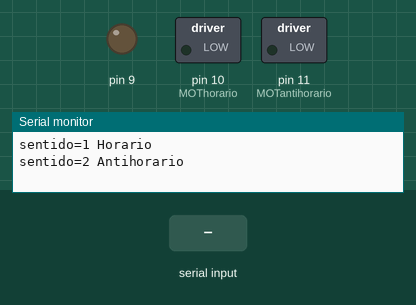
Simulated run of this sketch. Board: Arduino Uno, built with avr-gcc and run on an emulated ATmega328P. Parts: switched loads named in the sketch (green lamp = pin HIGH), output pins drawn as LEDs (lit = HIGH), the last lines printed to the serial monitor. The inputs (shaded band) are chosen by the test bench.

Above: at 1.2 s.
1.3 s: "90,45\n" received over Serial
At 2.98 s:
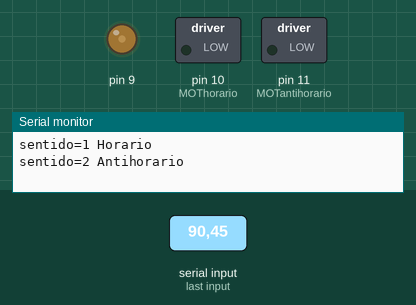
4.3 s: "1,90\n" received over Serial
At 5.1 s:
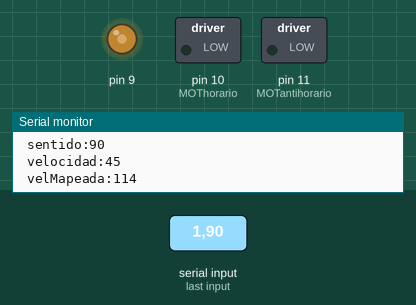
At 13.0 s:
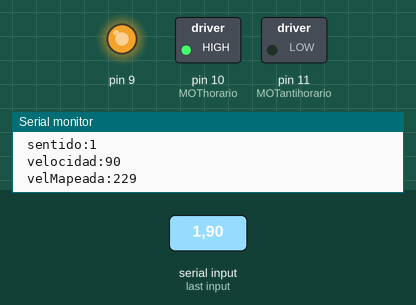
Timing chart, 0 to 14.5 s (numbered marks = the images above; inputs shaded):
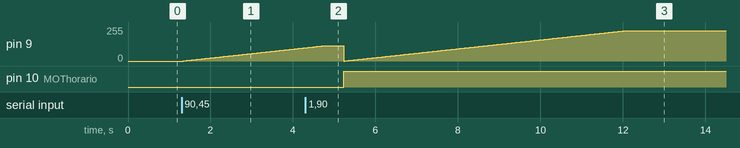

The sketch:

analogico_1_entrada_wire.ino
```cpp
/*girar el motor en el sentido y velocidad dada por consola (Posteriormente re recibiría ambos valores desde el rpi )*/
#include <Wire.h>
//motor
int pwm=9; //regular la velocidad en el motor
int MOThorario=10; //girar en sentido horario el motor
int MOTantihorario=11; //girar en sentido antihorario el motor


int sentido;
int velocidad;
int velMapeada;

void setup() {
  Wire.begin(0x8); //asignar dirección 8 y asociar como esclavo al arduino
  pinMode (pwm,OUTPUT);
  pinMode (MOThorario,OUTPUT);
  pinMode (MOTantihorario,OUTPUT);
  Serial.begin(9600);
  Serial.println("intruzca la sentido y la velocidad(separados por coma)  velocidad en procentaje");
  Serial.println("sentido=1 Horario");
  Serial.println("sentido=2 Antihorario");
//  Wire.onReceive(receiveEvent);
//  Wire.onRequest(requestEvent);
}

void loop() {
  delay(500);
  sentido = Serial.parseInt();
  velocidad = Serial.parseInt();
//inicia solo si se cargan datos
if (sentido>0 && velocidad>0) {
  switch (sentido) {
  case 1:
      girarHorario();
    break;
  case 2:
      girarAntiHorario();
    break;
}
//mapear la velocidad de 1-100 a 0-255
velMapeada= round((velocidad*255)/100);


  acelerar(pwm);
  }
Serial.print(" sentido:");
Serial.println(sentido);
Serial.print(" velocidad:");
Serial.println(velocidad);
Serial.print(" velMapeada:");
Serial.println(velMapeada);
//acelerar();
//girarHorario();
//girarAntiHorario();
//desacelerar();
}

void acelerar(int pwm0){
  for (int pwm = 0; pwm < velMapeada; pwm++){
     analogWrite(pwm0,pwm);
     delay(30);
  }
  }
void desacelerar(int pwm0){
  for (int pwm = 255; pwm > 0; pwm--){
     analogWrite(pwm0,pwm);
     delay(100);
  }
}
void girarHorario(){
  digitalWrite(MOThorario,HIGH);
  digitalWrite(MOTantihorario,LOW);
  }
void girarAntiHorario(){
  digitalWrite(MOThorario,LOW);
  digitalWrite(MOTantihorario,HIGH);
  }

void detener(){
  digitalWrite(MOThorario,LOW);
  digitalWrite(MOTantihorario,LOW);
  }

/*void receiveEvent(int howMany) { //dejar el howmany sino se rompe
  while (Wire.available()) { // loop through all but the last
    x = Wire.read(); // receive byte as a character
    if (x == HIGH){   //si llego un 1
      apretar();
    }
  }
} */
```

Measured:
- after the input at 1.3 s, pin 9: moves from 0/255 to 99/255 over 2.9 s, starting at once
- after the input at 4.3 s, pin 10 (MOThorario): LOW → HIGH after 0.93 s
